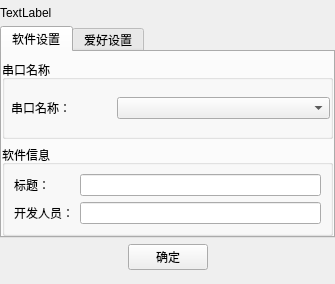
<?xml version="1.0" encoding="UTF-8"?>
<ui version="4.0">
 <class>SettingDialog</class>
 <widget class="QDialog" name="SettingDialog">
  <property name="geometry">
   <rect>
    <x>0</x>
    <y>0</y>
    <width>335</width>
    <height>284</height>
   </rect>
  </property>
  <property name="windowTitle">
   <string>Dialog</string>
  </property>
  <layout class="QVBoxLayout" name="verticalLayout_4">
   <property name="spacing">
    <number>0</number>
   </property>
   <property name="margin">
    <number>0</number>
   </property>
   <item>
    <layout class="QVBoxLayout" name="verticalLayout_3">
     <item>
      <widget class="QWidget" name="widget_Top" native="true">
       <property name="sizePolicy">
        <sizepolicy hsizetype="Preferred" vsizetype="Maximum">
         <horstretch>0</horstretch>
         <verstretch>0</verstretch>
        </sizepolicy>
       </property>
       <property name="maximumSize">
        <size>
         <width>16777215</width>
         <height>26</height>
        </size>
       </property>
       <layout class="QHBoxLayout" name="horizontalLayout">
        <property name="spacing">
         <number>0</number>
        </property>
        <property name="margin">
         <number>0</number>
        </property>
        <item>
         <widget class="QLabel" name="label">
          <property name="text">
           <string>TextLabel</string>
          </property>
         </widget>
        </item>
        <item>
         <spacer name="horizontalSpacer">
          <property name="orientation">
           <enum>Qt::Horizontal</enum>
          </property>
          <property name="sizeHint" stdset="0">
           <size>
            <width>492</width>
            <height>20</height>
           </size>
          </property>
         </spacer>
        </item>
        <item>
         <widget class="QToolButton" name="tbnMenuClose">
          <property name="sizePolicy">
           <sizepolicy hsizetype="Maximum" vsizetype="Maximum">
            <horstretch>0</horstretch>
            <verstretch>0</verstretch>
           </sizepolicy>
          </property>
          <property name="minimumSize">
           <size>
            <width>35</width>
            <height>35</height>
           </size>
          </property>
          <property name="maximumSize">
           <size>
            <width>35</width>
            <height>35</height>
           </size>
          </property>
          <property name="text">
           <string/>
          </property>
          <property name="toolButtonStyle">
           <enum>Qt::ToolButtonTextUnderIcon</enum>
          </property>
          <property name="autoRaise">
           <bool>true</bool>
          </property>
         </widget>
        </item>
       </layout>
      </widget>
     </item>
     <item>
      <widget class="QWidget" name="widget_Mid" native="true">
       <layout class="QVBoxLayout" name="verticalLayout_2">
        <property name="spacing">
         <number>0</number>
        </property>
        <property name="margin">
         <number>0</number>
        </property>
        <item>
         <widget class="QTabWidget" name="tabWidget">
          <property name="currentIndex">
           <number>0</number>
          </property>
          <widget class="QWidget" name="tab">
           <attribute name="title">
            <string>软件设置</string>
           </attribute>
           <layout class="QVBoxLayout" name="verticalLayout">
            <property name="leftMargin">
             <number>0</number>
            </property>
            <property name="topMargin">
             <number>8</number>
            </property>
            <property name="rightMargin">
             <number>0</number>
            </property>
            <property name="bottomMargin">
             <number>0</number>
            </property>
            <item>
             <widget class="QGroupBox" name="groupBox">
              <property name="sizePolicy">
               <sizepolicy hsizetype="Preferred" vsizetype="Preferred">
                <horstretch>0</horstretch>
                <verstretch>0</verstretch>
               </sizepolicy>
              </property>
              <property name="title">
               <string>串口名称</string>
              </property>
              <layout class="QGridLayout" name="gridLayout">
               <property name="leftMargin">
                <number>6</number>
               </property>
               <property name="topMargin">
                <number>6</number>
               </property>
               <property name="rightMargin">
                <number>0</number>
               </property>
               <property name="bottomMargin">
                <number>6</number>
               </property>
               <property name="horizontalSpacing">
                <number>0</number>
               </property>
               <item row="0" column="1" colspan="2">
                <widget class="QComboBox" name="cbx_PortName"/>
               </item>
               <item row="0" column="0">
                <widget class="QLabel" name="label_2">
                 <property name="text">
                  <string>串口名称：</string>
                 </property>
                </widget>
               </item>
              </layout>
             </widget>
            </item>
            <item>
             <widget class="QGroupBox" name="groupBox_2">
              <property name="title">
               <string>软件信息</string>
              </property>
              <layout class="QGridLayout" name="gridLayout_2">
               <item row="0" column="0">
                <widget class="QLabel" name="label_4">
                 <property name="text">
                  <string>标题：</string>
                 </property>
                </widget>
               </item>
               <item row="0" column="1">
                <widget class="QLineEdit" name="letAppTitle"/>
               </item>
               <item row="1" column="0">
                <widget class="QLabel" name="label_5">
                 <property name="text">
                  <string>开发人员：</string>
                 </property>
                </widget>
               </item>
               <item row="1" column="1">
                <widget class="QLineEdit" name="letAuthor"/>
               </item>
              </layout>
             </widget>
            </item>
           </layout>
          </widget>
          <widget class="QWidget" name="tab_2">
           <attribute name="title">
            <string>爱好设置</string>
           </attribute>
           <widget class="QPushButton" name="pushButton">
            <property name="geometry">
             <rect>
              <x>30</x>
              <y>70</y>
              <width>75</width>
              <height>23</height>
             </rect>
            </property>
            <property name="text">
             <string>PushButton</string>
            </property>
           </widget>
           <widget class="QPushButton" name="pushButton_2">
            <property name="geometry">
             <rect>
              <x>120</x>
              <y>70</y>
              <width>75</width>
              <height>23</height>
             </rect>
            </property>
            <property name="text">
             <string>PushButton</string>
            </property>
           </widget>
          </widget>
         </widget>
        </item>
       </layout>
      </widget>
     </item>
     <item>
      <widget class="QWidget" name="widget_set_bottom" native="true">
       <layout class="QHBoxLayout" name="horizontalLayout_2">
        <property name="spacing">
         <number>0</number>
        </property>
        <property name="leftMargin">
         <number>0</number>
        </property>
        <property name="topMargin">
         <number>6</number>
        </property>
        <property name="rightMargin">
         <number>0</number>
        </property>
        <property name="bottomMargin">
         <number>14</number>
        </property>
        <item>
         <spacer name="horizontalSpacer_2">
          <property name="orientation">
           <enum>Qt::Horizontal</enum>
          </property>
          <property name="sizeHint" stdset="0">
           <size>
            <width>105</width>
            <height>20</height>
           </size>
          </property>
         </spacer>
        </item>
        <item>
         <widget class="QPushButton" name="pbnOk">
          <property name="text">
           <string>确定</string>
          </property>
         </widget>
        </item>
        <item>
         <spacer name="horizontalSpacer_3">
          <property name="orientation">
           <enum>Qt::Horizontal</enum>
          </property>
          <property name="sizeHint" stdset="0">
           <size>
            <width>105</width>
            <height>20</height>
           </size>
          </property>
         </spacer>
        </item>
       </layout>
      </widget>
     </item>
    </layout>
   </item>
  </layout>
 </widget>
 <resources/>
 <connections/>
</ui>
